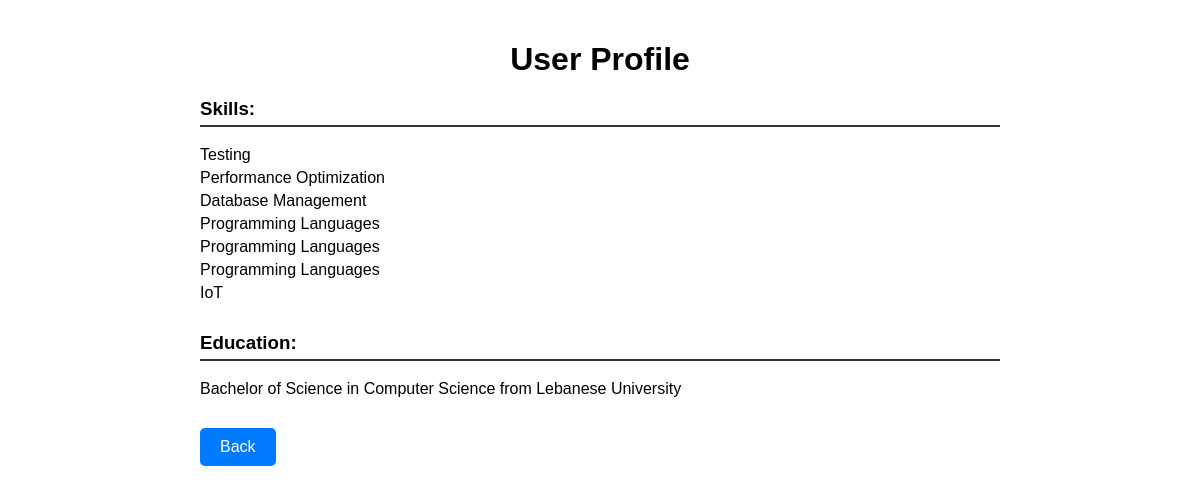
The app's page /pages/UserJobDetail.php?url=37dKirMpK131lN2 with its own data.
### tables this page shows
CREATE TABLE `Skills` (
  `SkillID` int(11) NOT NULL,
  `UserID` int(11) DEFAULT NULL,
  `SkillName` varchar(255) DEFAULT NULL
);

CREATE TABLE `Education` (
  `EducationID` int(11) NOT NULL,
  `UserID` int(11) DEFAULT NULL,
  `SchoolName` varchar(255) DEFAULT NULL,
  `Degree` varchar(255) DEFAULT NULL,
  `FieldOfStudy` varchar(255) DEFAULT NULL,
  `StartYear` year(4) DEFAULT NULL,
  `EndYear` year(4) DEFAULT NULL
);

### pages/UserJobDetail.php (the view, shortened to what this page needs)
<!DOCTYPE html>
<html lang="en">
<head>
</head>
<body>
    <h1>User Profile</h1>
    <?php
    include "../config/db.php";
    $randomUrl = $_GET['url'];
    $selectUserId = "SELECT UserID FROM Users WHERE random_url = '$randomUrl'";
    $resultUserId = $conn->query($selectUserId);
    if ($resultUserId->num_rows > 0) {
        $rowUserId = $resultUserId->fetch_assoc();
        $userId = $rowUserId['UserID'];
        $selectSkills = "SELECT * FROM Skills WHERE UserID = $userId";
        $resultSkills = $conn->query($selectSkills);
        if ($resultSkills->num_rows > 0) {
            echo '<div class="section"><h3>Skills:</h3><ul>';
            while ($rowSkills = $resultSkills->fetch_assoc()) {
                echo '<li>' . htmlspecialchars($rowSkills['SkillName']) . '</li>';
            }
            echo '</ul></div>';
        } else {
            echo '<div class="section"><div class="message">No skills found for the user.</div></div>';
        }
        $selectEducation = "SELECT * FROM Education WHERE UserID = $userId";
        $resultEducation = $conn->query($selectEducation);
        if ($resultEducation->num_rows > 0) {
            echo '<div class="section"><h3>Education:</h3><ul>';
            while ($rowEducation = $resultEducation->fetch_assoc()) {
                echo '<li>' . htmlspecialchars($rowEducation['Degree']) . ' in ' . htmlspecialchars($rowEducation['FieldOfStudy']) . ' from ' . htmlspecialchars($rowEducation['SchoolName']) . '</li>';
            }
            echo '</ul></div>';
        } else {
            echo '<div class="section"><div class="message">No education found for the user.</div></div>';
        }
    } else {
        echo '<div class="section"><div class="message">User not found.</div></div>';
    }
    ?>
    <a href="javascript:history.back()" class="back-button">Back</a>
</body>
</html>

### pages/UserJobDetail.php (style rules this page uses)
body { font-family: Arial, sans-serif; padding: 20px; max-width: 800px; margin: 0 auto; }
h1 { text-align: center; margin-bottom: 20px; }
.section { margin-bottom: 30px; }
.section h3 { border-bottom: 2px solid #333; padding-bottom: 5px; }
ul { list-style-type: none; padding: 0; }
ul li { margin-bottom: 5px; }
.back-button { display: inline-block; padding: 10px 20px; background-color: #007bff; color: #fff; text-decoration: none; border-radius: 5px; transition: background-color 0.3s ease; }

### records on screen
skills: SkillName "Testing"
skills: SkillName "Performance Optimization"
skills: SkillName "Database Management"
skills: SkillName "Programming Languages"
skills: SkillName "Programming Languages"
skills: SkillName "Programming Languages"
skills: SkillName "IoT"
education: Degree "Bachelor of Science", FieldOfStudy "Computer Science", SchoolName "Lebanese University"
